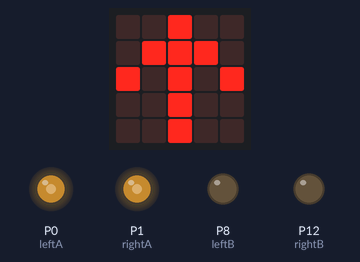
The program below on a simulated BBC micro:bit running MicroPython. On the bench: the board's 5×5 LED display, output pins drawn as LEDs (lit = HIGH).

Above: at 0.1 s.
At 3.1 s:
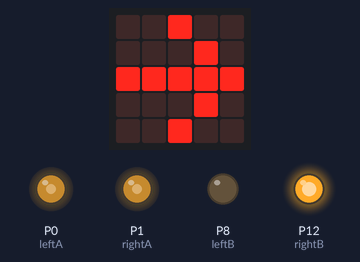
At 6.1 s:
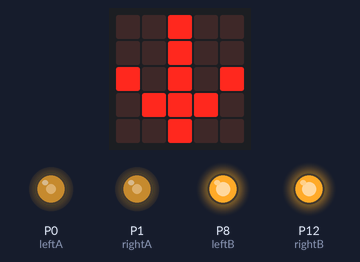
At 9.1 s:
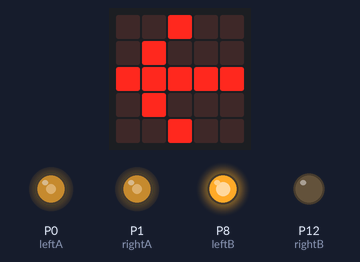
At 12.1 s:
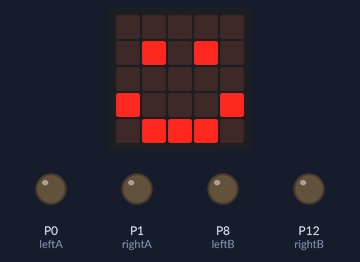
Timing chart, 0 to 40.0 s (numbered marks = the images above):
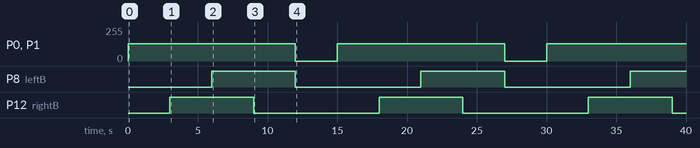

Measured:
- by itself, P0 (leftA), P1 (rightA): alternates 128/255 for 12.0 s and 0/255 for 3.0 s
- by itself, P8 (leftB), P12 (rightB): alternates HIGH for 6.0 s and LOW for 9.0 s
- what the display in image 1 shows lasts 3.0 s, from 3.0 s to 6.0 s

The program:

PWM_Python.py
```python
# Add your Python code here. E.g.
from microbit import *

leftA = pin0
leftB = pin8
rightA = pin1
rightB = pin12

def forward (speedpct):
    speed = speedpct * 10.23
    leftA.write_analog(speed)
    leftB.write_digital(0)
    rightA.write_analog(speed)
    rightB.write_digital(0)

def reverse (speedpct):
    speed = speedpct * 10.23
    leftA.write_analog(1023-speed)
    leftB.write_digital(1)
    rightA.write_analog(1023-speed)
    rightB.write_digital(1)

def spinLeft (speedpct):
    speed = speedpct * 10.23
    leftA.write_analog(1023-speed)
    leftB.write_digital(1)
    rightA.write_analog(speed)
    rightB.write_digital(0)

def spinRight (speedpct):
    speed = speedpct * 10.23
    leftA.write_analog(speed)
    leftB.write_digital(0)
    rightA.write_analog(1023-speed)
    rightB.write_digital(1)

def stop():
    leftA.write_analog(0)
    leftB.write_digital(0)
    rightA.write_analog(0)
    rightB.write_digital(0)

while True:
    display.show(Image.ARROW_N)
    forward(50)
    sleep(3000)
    display.show(Image.ARROW_E)
    spinRight(50)
    sleep(3000)
    display.show(Image.ARROW_S)
    reverse(50)
    sleep(3000)
    display.show(Image.ARROW_W)
    spinLeft(50)
    sleep(3000)
    display.show(Image.HAPPY)
    stop()
    sleep(3000)
```
